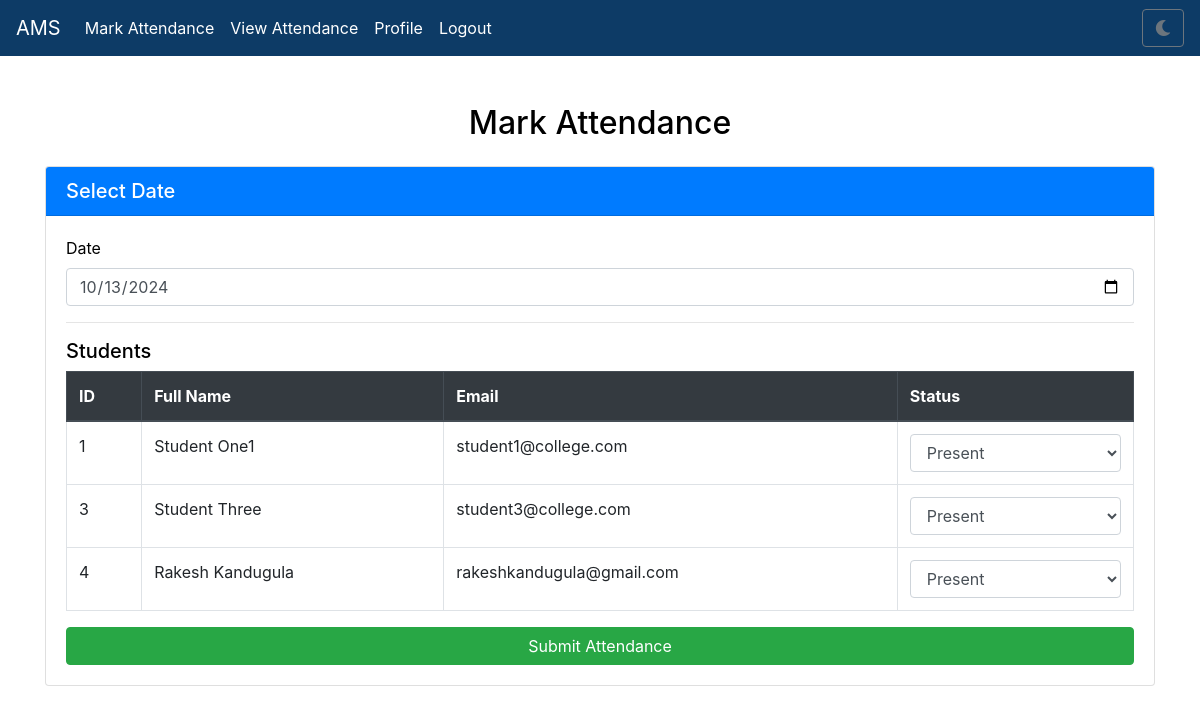
The app's page /mark_attendance (signed in), older data.
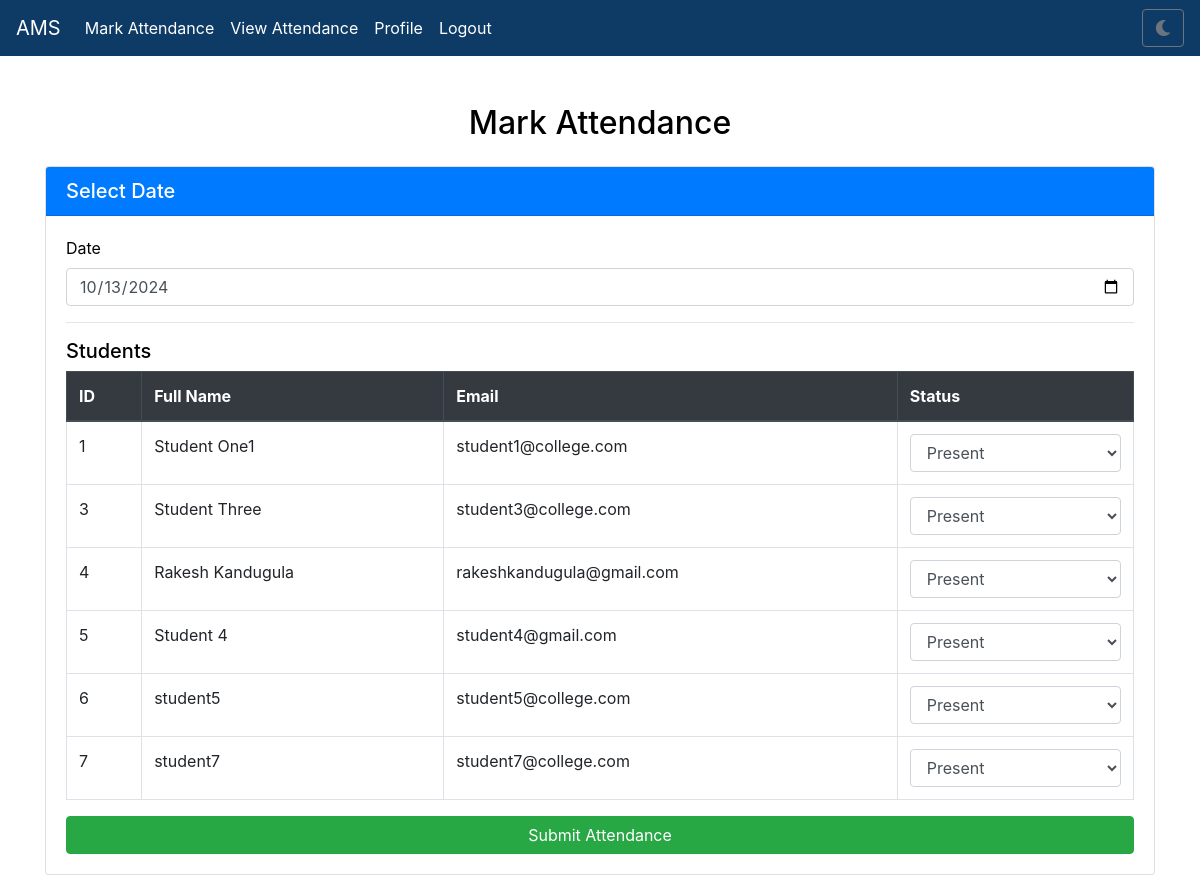
The same page, newer data.
### app.py (models this page shows)
class Student(db.Model):
    id = db.Column(db.Integer, primary_key=True)
    full_name = db.Column(db.String(100), nullable=False)
    email = db.Column(db.String(100), unique=True, nullable=False)
    attendance_records = db.relationship('Attendance', backref='student', lazy=True)

### app.py (the view, shortened to what this page needs)
@app.route('/mark_attendance', methods=['GET', 'POST'])
@login_required
def mark_attendance():
    students = Student.query.all()
    today = date.today().isoformat()
    return render_template('mark_attendance.html', students=students, today=today, show_navbar=True)

### app.py (called while the page is built)
@app.context_processor
def inject_csrf_token():
    return dict(csrf_token=generate_csrf())

@login_manager.user_loader
def load_user(user_id):
    return Admin.query.get(int(user_id))

### templates/mark_attendance.html (shortened to what this page needs)
{% extends 'base.html' %}
{% block content %}
<div class="container mt-5">
    <h2 class="text-center mb-4">Mark Attendance</h2>
    <div class="card">
        <div class="card-header bg-primary text-white">
            <h5 class="mb-0">Select Date</h5>
        </div>
        <div class="card-body">
            <form id="attendance-form" method="POST" action="{{ url_for('mark_attendance') }}">
                <div class="form-group">
                    <label for="attendance-date">Date</label>
                    <input type="date" class="form-control" id="attendance-date" name="date" value="{{ today }}" required>
                </div>
                <hr>
                <h5>Students</h5>
                <table class="table table-bordered table-hover">
                    <thead class="thead-dark">
                        <tr>
                            <th>ID</th>
                            <th>Full Name</th>
                            <th>Email</th>
                            <th>Status</th>
                        </tr>
                    </thead>
                    <tbody>
                        {% for student in students %}
                        <tr>
                            <td>{{ student.id }}</td>
                            <td>{{ student.full_name }}</td>
                            <td>{{ student.email }}</td>
                            <td>
                                <select class="form-control" name="{{ student.id }}" required>
                                    <option value="Present">Present</option>
                                </select>
                            </td>
                        </tr>
                        {% endfor %}
                    </tbody>
                </table>
                <button type="submit" class="btn btn-success btn-block">Submit Attendance</button>
            </form>
        </div>
    </div>
</div>
{% endblock %}

### templates/base.html (shortened to what this page needs)
<!DOCTYPE html>
<html lang="en">
<head>
    <link href="https://cdn.jsdelivr.net/npm/bootstrap@4.6.0/dist/css/bootstrap.min.css" rel="stylesheet">
    <link rel="stylesheet" href="https://cdnjs.cloudflare.com/ajax/libs/font-awesome/5.15.1/css/all.min.css">
    <link rel="stylesheet" href="{{ url_for('static', filename='styles.css') }}">
</head>
<body>
    {% if show_navbar %}
    <nav class="navbar navbar-expand-lg navbar-dark bg-dark-custom">
        <a class="navbar-brand" href="{{ url_for('admin_dashboard') }}">AMS</a>
        <div class="collapse navbar-collapse" id="navbarNav">
            <ul class="navbar-nav">
                <li class="nav-item">
                    <a class="nav-link" href="{{ url_for('mark_attendance') }}">Mark Attendance</a>
                </li>
                <li class="nav-item">
                    <a class="nav-link" href="{{ url_for('view_attendance') }}">View Attendance</a>
                </li>
                <li class="nav-item">
                    <a class="nav-link" href="{{ url_for('profile') }}">Profile</a>
                </li>
                <li class="nav-item">
                    <a class="nav-link" href="{{ url_for('logout') }}">Logout</a>
                </li>
            </ul>
            <ul class="navbar-nav ml-auto">
                <li class="nav-item">
                    <button class="btn btn-outline-secondary" id="dark-mode-toggle" onclick="toggleDarkMode();">
                        <i class="fas fa-moon"></i>
                    </button>
                </li>
            </ul>
        </div>
    </nav>
    {% endif %}
    {% block content %}{% endblock %}
</body>
</html>

### static/styles.css (style rules this page uses)
body { background-color: #ffffff; color: #000000; transition: background-color 0.3s, color 0.3s; }
.bg-dark-custom { background-color: #0d3b66; }
.navbar-dark .navbar-nav .nav-link { color: #ffffff; }

Row changes from the older to the newer data that the page shows:
added Student: id "5", full_name "Student 4", email "student4@gmail.com", id "Present"
added Student: id "6", full_name "student5", email "student5@college.com", id "Present"
added Student: id "7", full_name "student7", email "student7@college.com", id "Present"
